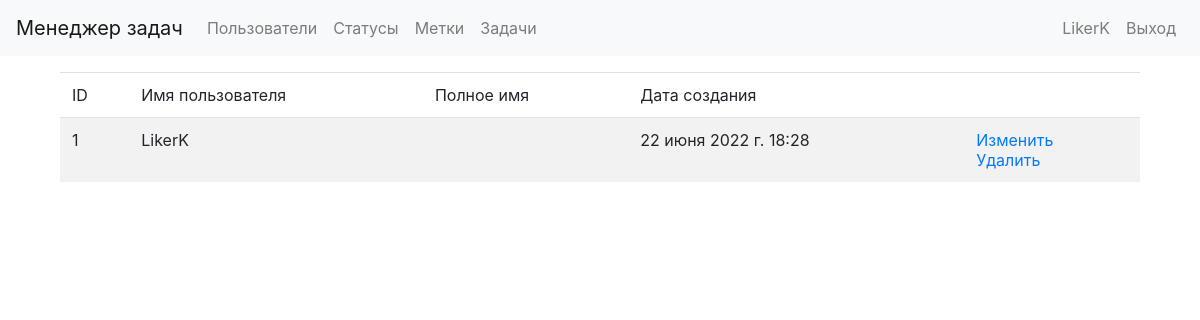
Screenshot of /users/ (signed in) with the database file from the repository.
### task_manager/users/models.py (models this page shows, shortened)
class User(AbstractUser):
    class Meta:
        verbose_name = gettext_lazy('User')
        verbose_name_plural = gettext_lazy('Users')
        ordering = ['id']

### task_manager/users/views.py (the view)
# urls.py: path('', UserList.as_view(), name='list'),
class UserList(ListView):
    model = User
    template_name = USER
    context_object_name = 'users'
    def get_context_data(self, **kwargs):
        context = super().get_context_data(**kwargs)
        context[TITLE] = LIST_TITLE
        return context

### task_manager/templates/users.html (shortened to what this page needs)
{% extends 'base.html' %}
{% load i18n %}
{% block content %}
<div class="container wrapper">
    <table class="table table-striped">
        <thead>
            <tr>
                <td>ID</td>
                <td>{% translate "User name" %}</td>
                <td>{% translate "Full name" %}</td>
                <td>{% translate "Date of creation" %}</td>
                <td></td>
            </tr>
        </thead>
        <tbody>
            {% for user in users %}
            <tr>
                <td>{{ user.id }}</td>
                <td>{{ user.username }}</td>
                <td>{{ user.first_name }} {{ user.last_name }}</td>
                <td>{{ user.date_joined }}</td>
                <td>
                    <a href="{% url 'users:change' user.id %}">{% translate "Change" %}</a>
                    <br>
                    <a href="{% url 'users:delete' user.id %}">{% translate "Delete" %}</a>
                </td>
            </tr>
            {% endfor %}
        </tbody>
    </table>
</div>
{% endblock %}

### task_manager/templates/base.html (shortened to what this page needs)
{% load i18n %}
{% load bootstrap4 %}
{% bootstrap_css %}
  <head>
  </head>
  <body class="d-flex flex-column min-vh-100">
    <nav class="navbar navbar-expand-lg navbar-light bg-light mb-3">
      <a class="navbar-brand" href="/">Менеджер задач</a>
      <div class="navbar-collapse collapse" id="navbarToggleExternalContent" style>
        <ul class="navbar-nav mr-auto">
          <li class="nav-item">
            <a class="nav-link" href="{% url 'users:list' %}">Пользователи</a>
          </li>
          {% if user.is_authenticated %}
          <li class="nav-item">
            <a class="nav-link" href="{% url 'statuses:list' %}">Статусы</a>
          </li>
          <li class="nav-item">
            <a class="nav-link" href="{% url 'labels:list' %}">Метки</a>
          </li>
          <li class="nav-item">
            <a class="nav-link" href="{% url 'tasks:list' %}">Задачи</a>
          </li>
          {% endif %}
        </ul>
        <ul class="navbar-nav">
        {% if user.is_authenticated %}
          <li class="nav-item">
            <span class="nav-link">{{ user.username }}</span>
          </li>
          <li class="nav-item">
            <a class="nav-link" href="{% url 'logout' %}">Выход</a>
          </li>
        {% endif %}
        </ul>
      </div>
    </nav>
    <div class="container wrapper flex-grow-1">
      {% block content %}{% endblock %}
    </div>
  </body>

### rows the page displays
User: username "LikerK", id "1", date_joined "22 июня 2022 г. 18:28"
